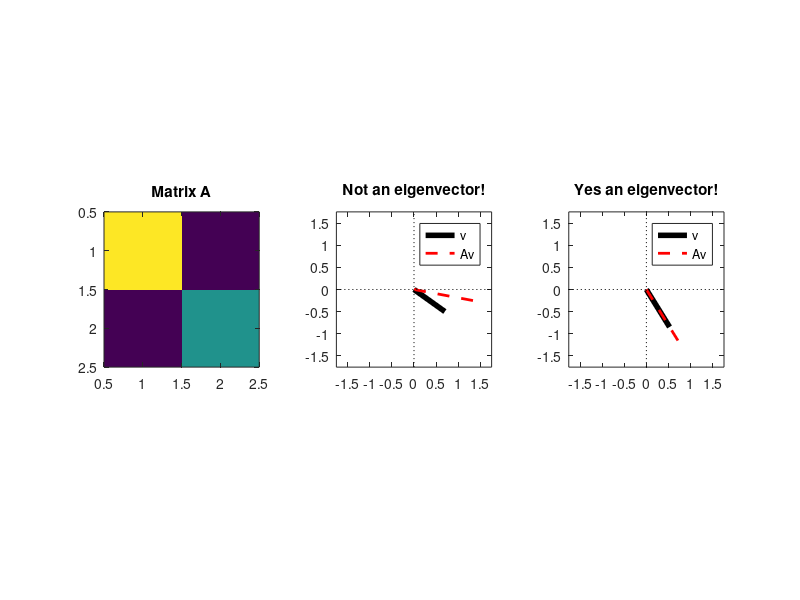
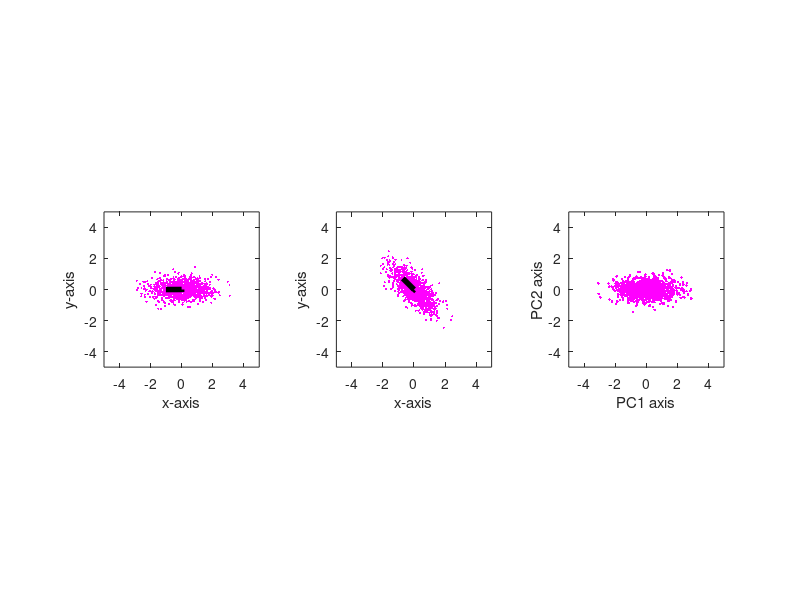
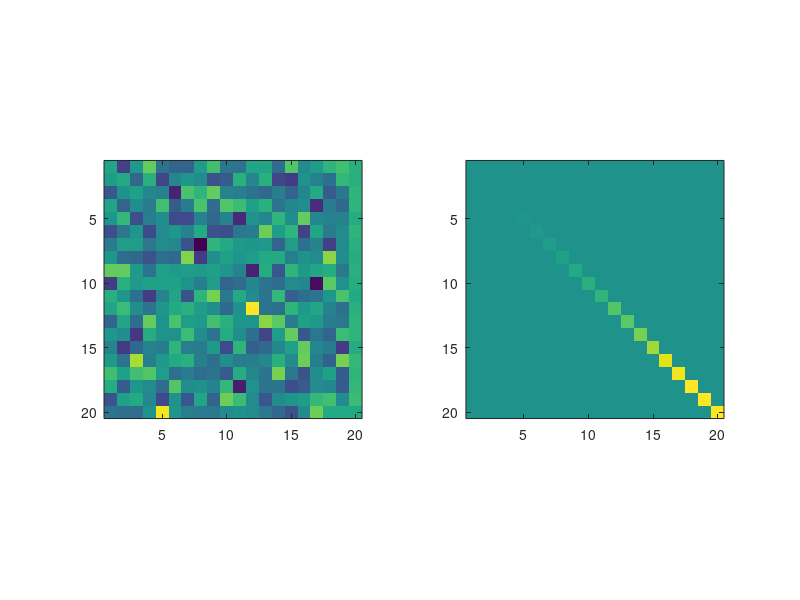
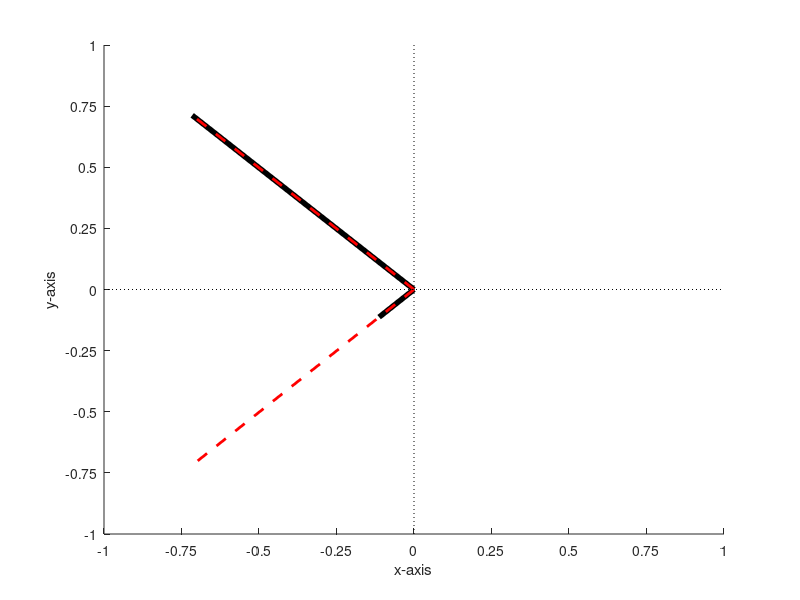

Reproduce these figures in MATLAB, in order. (Note: this script raises an error after producing the figures.)
%% Matlab for Brain and Cognitive Scientists
% Matlab code for Chapter 17
% Mike X Cohen
% 
% This code accompanies the book 
%      "Matlab for Brain and Cognitive Scientists" (MIT Press, 2017).
% Using the code without following the book may lead to confusion, 
% incorrect data analyses, and misinterpretations of results. 
% Mike X Cohen assumes no responsibility for incorrect use of this code. 

%% eigendecomposition

A = [3 1; 1 2];
[eigvecs,eigvals] = eig(A);

% define vectors
v1 = [.7 -.5]';
v2 = eigvecs(:,1);

% matrix-vector multiplication
v1A = A*v1;
v2A = A*v2;

% maximum value for plotting
xval = max([ abs(v1A); abs(v2A) ])*1.1;


figure(1), clf

subplot(131)
imagesc(A), axis square
title('Matrix A')


subplot(132)
plot([0 v1(1)],[0 v1(2)],'k','linew',4)
hold on
plot([0 v1A(1)],[0 v1A(2)],'r--','linew',2)
axis square, axis([-xval xval -xval xval])
plot(get(gca,'xlim'),[0 0],'k:')
plot([0 0],get(gca,'ylim'),'k:')
legend({'v';'Av'})
title('Not an eigenvector!')



subplot(133)
plot([0 v2(1)],[0 v2(2)],'k','linew',4)
hold on
plot([0 v2A(1)],[0 v2A(2)],'r--','linew',2)
axis square, axis([-xval xval -xval xval])
plot(get(gca,'xlim'),[0 0],'k:')
plot([0 0],get(gca,'ylim'),'k:')
legend({'v';'Av'})
title('Yes an eigenvector!')


%% PCA on simulated data

% data
x = [ 1*randn(1000,1) .4*randn(1000,1) ];

% rotation matrix
th = pi/4;
R1 = [ cos(th) -sin(th); sin(th) cos(th) ];

% rotate data
y = x*R1;

% PCA of x (original data)
x = bsxfun(@minus,x,mean(x,1));
covmat = (x'*x) / (length(x)-1);
[evecsX,evalsX] = eig(covmat);

% PCA of y (correlated data)
y = bsxfun(@minus,y,mean(y,1));
covmat = (y'*y) / (length(y)-1);
[evecsY,evalsY] = eig(covmat);


figure(2), clf
% plot original data
subplot(131)
plot(x(:,1),x(:,2),'m.','markersize',5)
set(gca,'xlim',[-5 5],'ylim',[-5 5])
hold on
plot(evalsX(1,1)*[0 evecsX(1,1)],evalsX(1,1)*[0 evecsX(2,1)],'k','linew',4)
plot(evalsX(2,2)*[0 evecsX(1,2)],evalsX(2,2)*[0 evecsX(2,2)],'k','linew',4)
xlabel('x-axis'), ylabel('y-axis')
axis square


subplot(132)
plot(y(:,1),y(:,2),'m.','markersize',5)
set(gca,'xlim',[-5 5],'ylim',[-5 5])
hold on
plot(evalsY(1,1)*[0 evecsY(1,1)],evalsY(1,1)*[0 evecsY(2,1)],'k','linew',4)
plot(evalsY(2,2)*[0 evecsY(1,2)],evalsY(2,2)*[0 evecsY(2,2)],'k','linew',4)
xlabel('x-axis'), ylabel('y-axis')
axis square

% compute component scores
pc1 = y*evecsY(:,1);
pc2 = y*evecsY(:,2);

subplot(133)
plot(pc2,pc1,'m.')
set(gca,'xlim',[-5 5],'ylim',[-5 5])
xlabel('PC1 axis'), ylabel('PC2 axis')
axis square

%% vectors vs. values

x = rand(20);
covmat = (x'*x) / (length(x)-1);
[evecsX,evalsX] = eig(covmat); % note: mean-centering is not necessary here because this is not a covariance matrix

figure(3), clf
subplot(121)
imagesc(evecsX)
axis square

subplot(122)
imagesc(evalsX)
set(gca,'clim',[-.2 .2])
axis square

%%

figure(4), clf
hold on
plot(evalsY(1,1)*[0 evecsY(1,1)],evalsY(1,1)*[0 evecsY(2,1)],'k','linew',4)
plot(evalsY(2,2)*[0 evecsY(1,2)],evalsY(2,2)*[0 evecsY(2,2)],'k','linew',4)
xlabel('x-axis'), ylabel('y-axis')
set(gca,'xlim',[-1 1],'ylim',[-1 1])


plot([0 evecsY(1,1)],[0 evecsY(2,1)],'r--','linew',2)
plot([0 evecsY(1,2)],[0 evecsY(2,2)],'r--','linew',2)
plot(get(gca,'xlim'),[0 0],'k:')
plot([0 0],get(gca,'ylim'),'k:')

set(gca,'xtick',-1:.25:1,'ytick',-1:.25:1)

%% eigenfaces! 

% read in one face to see what the data look like
dat = fread(fopen('faces/3500'));


figure(5), clf

% data are a vector... perhaps a plot?
subplot(211)
plot(dat)

% nope. image looks better
subplot(212)
imagesc(reshape(dat,128,128)')
axis image, axis off, colormap gray

%% import all faces

filz = dir('faces/*');
filz([filz.isdir]) = [];

allfaces = zeros(length(filz),length(dat));

for facei=1:length(filz)
    allfaces(facei,:) = fread(fopen([ 'faces/' filz(facei).name ]));
end

% reduce image size by masking
mask = false(128);
mask(40:100,20:120) = true;
maskdims = size(mask(any(mask,2),any(mask,1)));
allfaces = allfaces(:,mask);

%% PCA on faces

% mean-subtract
allfaces = bsxfun(@minus,allfaces,mean(allfaces,2));

% covariance
facecov = (allfaces'*allfaces) / length(allfaces);

% eigendecomposition (might take some seconds...)
[facevecs,facevals] = eig(facecov);

%% plot some eigfaces

figure(6), clf

for i=1:3
    subplot(2,3,i)
    imagesc(reshape(facevecs(:,end-i+1),maskdims(1),maskdims(2))')
    set(gca,'clim',[-.02 .02])
    axis image, axis off, title([ 'Eigenface component ' num2str(i) ])
end

for i=1:3
    subplot(2,3,i+3)
    imagesc(reshape(facevecs(:,i),maskdims(1),maskdims(2))')
    set(gca,'clim',[-.02 .02])
    axis image, axis off, title([ 'Eigenface component ' num2str(length(facevecs)+1-i) ])
end

% looks best in grayscale
colormap gray

%% reconstruct a face from PCs

% select a particular image to reconstruct
whichface = 10;

% specify how many components (i.e., dimensions)
numPCs = 10;

% compute the low-dimensional estimate
facescores = allfaces*facevecs(:,1:numPCs);


figure(7), clf

% plot the original (full-dimensional) face
subplot(121)
imagesc(reshape(allfaces(whichface,:),maskdims)')
axis square

% Here we want to plot the low-dimensional reconstruction 
% of the face from the PCs, but somehow it looks awful.
% Check my code -- did I make a mistake? (Ok, ok, obviously
% there is an error somewhere. It's your job to find and fix it!)
subplot(122)
imagesc(reshape(facescores(whichface,:)*facevecs(:,1:numPCs)',maskdims)')
axis square


colormap gray

%% ICA vs. PCA

% generate data

% data
x = [ 1*randn(1000,1) .05*randn(1000,1) ];

% rotation matrix
th = -pi/6;
R1 = [ cos(th) -sin(th); sin(th) cos(th) ];
th = -pi/3;
R2 = [ cos(th) -sin(th); sin(th) cos(th) ];

% rotate data
y = [ x*R1 ; x*R2 ];


figure(8), clf
subplot(221)
plot(y(:,1),y(:,2),'o')

datarange = max(y(:))*1.2;
set(gca,'xlim',[-datarange datarange],'ylim',[-datarange datarange])
xlabel('X axis'), ylabel('Y axis')
axis square
title('Data in XY space')


% now PCA
y = bsxfun(@minus,y,mean(y,1));
covmat = (y'*y) / length(y);
[evecsY,evalsY] = eig(covmat);

hold on
plot([0 evecsY(1,1)],[0 evecsY(2,1)],'color',colorrgb(4,:),'linew',4)
plot([0 evecsY(1,2)],[0 evecsY(2,2)],'color',colorrgb(5,:),'linew',4)


subplot(222)
pc1 = y*evecsY(:,1);
pc2 = y*evecsY(:,2);

plot(pc2,pc1,'ms')
datarange = max([pc1(:); pc2(:)])*1.2;
set(gca,'xlim',[-datarange datarange],'ylim',[-datarange datarange])
xlabel('PC1 axis'), ylabel('PC2 axis')
axis square
title('Data in PC space')





% now ICA
subplot(223)
plot(y(:,1),y(:,2),'o')
datarange = max(y(:))*1.2;
set(gca,'xlim',[-datarange datarange],'ylim',[-datarange datarange])

ivecs = jader(y');
hold on
plot([0 ivecs(1,1)],[0 ivecs(2,1)],'color',colorrgb(4,:),'linew',4)
plot([0 ivecs(1,2)],[0 ivecs(2,2)],'color',colorrgb(5,:),'linew',4)
xlabel('X axis'), ylabel('Y axis')
axis square
title('Data in XY space')



subplot(224)
ic_scores = ivecs*y';
plot(ic_scores(1,:),ic_scores(2,:),'ms')
datarange = max(ic_scores(:))*1.2;
set(gca,'xlim',[-datarange datarange],'ylim',[-datarange datarange])
xlabel('IC1 axis'), ylabel('IC2 axis')
axis square
title('Data in IC space')

%% end.
